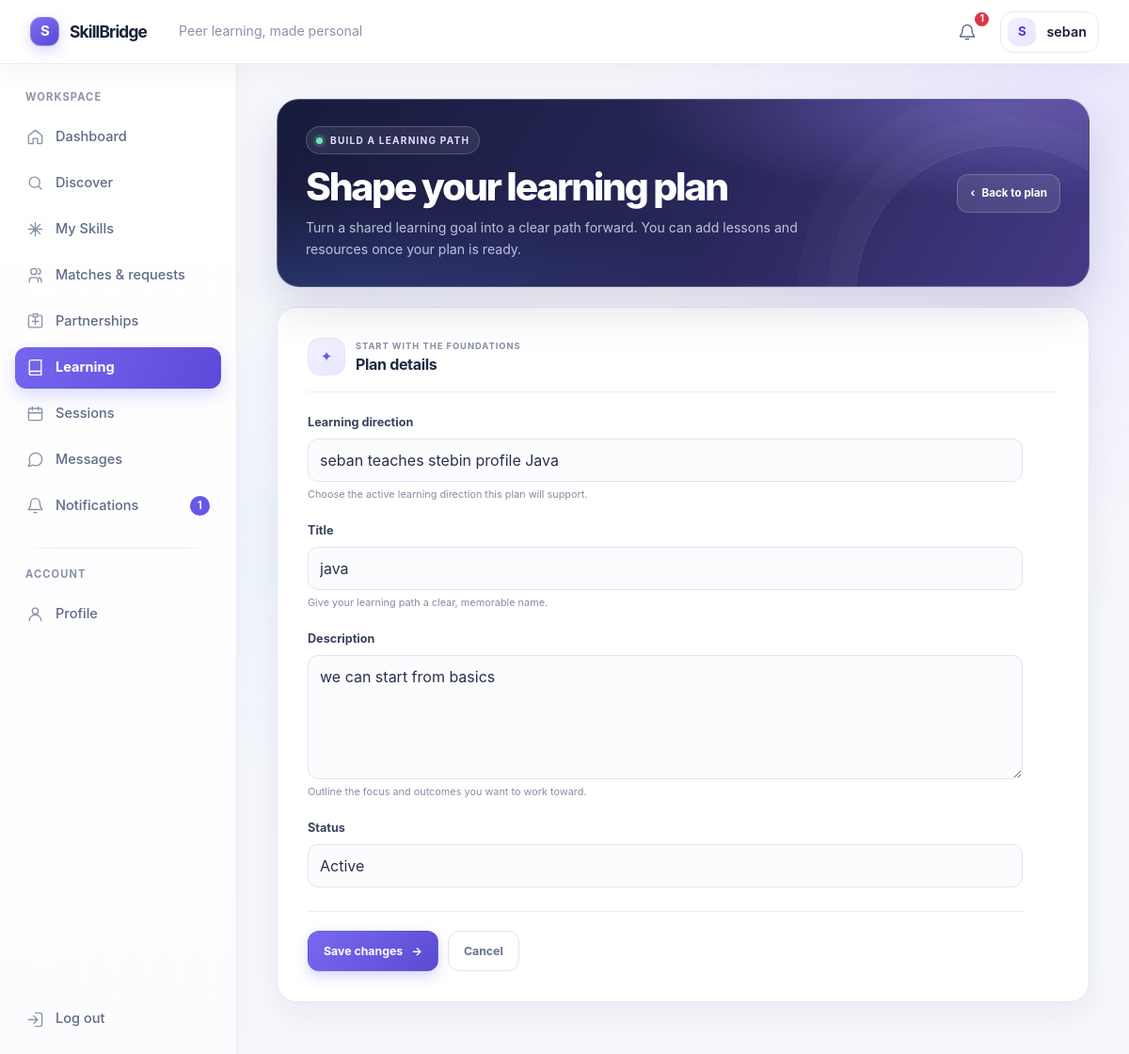
The page /learning/plans/1/edit/ (signed in) on the database its author committed.
### accounts/models.py (models this page shows, shortened)
class User(AbstractUser):
    class Role(models.TextChoices):
        STUDENT = 'STUDENT', 'Student'
        ADMIN = 'ADMIN', 'Admin'
    role = models.CharField(max_length=10, choices=Role.choices, default=Role.STUDENT)
    objects = SkillBridgeUserManager()

### learning/models.py (models this page shows, shortened)
class LearningPlan(models.Model):
	class Status(models.TextChoices):
		DRAFT = 'DRAFT', 'Draft'
		ACTIVE = 'ACTIVE', 'Active'
		COMPLETED = 'COMPLETED', 'Completed'
		CANCELLED = 'CANCELLED', 'Cancelled'
	learning_direction = models.ForeignKey(
		LearningDirection,
		on_delete=models.CASCADE,
		related_name='learning_plans',
	)
	title = models.CharField(max_length=160)
	description = models.TextField(blank=True)
	created_by = models.ForeignKey(
		settings.AUTH_USER_MODEL,
		on_delete=models.PROTECT,
		related_name='created_learning_plans',
	)
	status = models.CharField(max_length=10, choices=Status.choices, default=Status.DRAFT)
	created_at = models.DateTimeField(auto_now_add=True)
	updated_at = models.DateTimeField(auto_now=True)
	class Meta:
		ordering = ('created_at', 'pk')

### learning/views.py (the view)
# urls.py: path('plans/<int:pk>/edit/', LearningPlanUpdateView.as_view(), name='plan-edit'),
class LearningPlanUpdateView(StudentRequiredMixin, TeacherPlanQuerysetMixin, UpdateView):
	model = LearningPlan
	form_class = LearningPlanForm
	template_name = 'learning/plan_form.html'
	success_url = reverse_lazy('learning:directions')
	def get_form_kwargs(self):
		kwargs = super().get_form_kwargs()
		kwargs['teacher'] = self.request.user
		return kwargs

### templates/learning/plan_form.html (shortened to what this page needs)
{% extends 'base.html' %}
{% block content %}
<main class="learning-plan-form-page mx-auto">
    <header class="learning-plan-form-hero">
        <div>
            <p class="learning-plan-form-eyebrow"><span aria-hidden="true"></span> BUILD A LEARNING PATH</p>
            <h1>{% if object %}Shape your learning plan{% else %}Create a learning plan{% endif %}</h1>
            <p>Turn a shared learning goal into a clear path forward. You can add lessons and resources once your plan is ready.</p>
        </div>
        <a class="learning-plan-back-link" href="{% if object %}{% url 'learning:plan-detail' object.pk %}{% else %}{% url 'learning:directions' %}{% endif %}">
            <span aria-hidden="true">‹</span> {% if object %}Back to plan{% else %}My learning{% endif %}
        </a>
    </header>
    <section class="learning-plan-form-card">
        <div class="learning-plan-form-card-heading">
            <span class="learning-plan-form-icon" aria-hidden="true">✦</span>
            <div><p>START WITH THE FOUNDATIONS</p><h2>Plan details</h2></div>
        </div>
        <form method="post" novalidate class="learning-plan-form">
        {% for field in form %}
            <div class="learning-plan-form-field{% if field.errors %} has-errors{% endif %}">
                <label class="form-label" for="{{ field.id_for_label }}">{{ field.label }}</label>
                {{ field }}
                {% if field.name == 'learning_direction' %}<div class="learning-plan-field-hint">Choose the active learning direction this plan will support.</div>{% endif %}
                {% if field.name == 'title' %}<div class="learning-plan-field-hint">Give your learning path a clear, memorable name.</div>{% endif %}
                {% if field.name == 'description' %}<div class="learning-plan-field-hint">Outline the focus and outcomes you want to work toward.</div>{% endif %}
            </div>
        {% endfor %}
        <div class="learning-plan-form-actions">
            <button class="learning-plan-submit-button" type="submit">{% if object %}Save changes{% else %}Create learning plan{% endif %}<span aria-hidden="true">→</span></button>
            <a class="learning-plan-cancel-button" href="{% if object %}{% url 'learning:plan-detail' object.pk %}{% else %}{% url 'learning:directions' %}{% endif %}">Cancel</a>
        </div>
        </form>
    </section>
</main>
{% endblock %}

### templates/base.html (shortened to what this page needs)
{% load static %}
<!doctype html>
<html lang="en">
<head>
    <link href="https://cdn.jsdelivr.net/npm/bootstrap@5.3.3/dist/css/bootstrap.min.css" rel="stylesheet">
    <link href="{% static 'css/base.css' %}" rel="stylesheet">
    <link href="{% static 'css/layout.css' %}?v=20261005-2" rel="stylesheet">
    <link href="{% static 'css/components.css' %}" rel="stylesheet">
    <link href="{% static 'css/forms.css' %}" rel="stylesheet">
    <link href="{% static 'css/auth.css' %}" rel="stylesheet">
    <link href="{% static 'css/profile.css' %}?v=20261005-2" rel="stylesheet">
    <link href="{% static 'css/skills.css' %}?v=20261005-1" rel="stylesheet">
    <link href="{% static 'css/matching.css' %}?v=20261005-3" rel="stylesheet">
    <link href="{% static 'css/learning.css' %}?v=20261005-5" rel="stylesheet">
    <link href="{% static 'css/chat.css' %}?v=20261005-1" rel="stylesheet">
    <link href="{% static 'css/notifications.css' %}?v=20261005-1" rel="stylesheet">
    <link href="{% static 'css/responsive.css' %}" rel="stylesheet">
</head>
<body class="{% if user.is_authenticated %}app-body{% else %}public-body{% endif %}{% if request.resolver_match.url_name == 'home' and user.is_authenticated and user.role == 'STUDENT' %} student-dashboard-body{% endif %}">
{% if user.is_authenticated %}
    <div class="app-frame">
        <header class="topbar">
            <div class="topbar-main">
                <a class="brand" href="{% url 'home' %}" aria-label="SkillBridge home">
                    <span class="brand-symbol" aria-hidden="true">S</span>
                    <span>SkillBridge</span>
                </a>
                <span class="topbar-context">{% block page_context %}Peer learning, made personal{% endblock %}</span>
            </div>
            <div class="topbar-actions">
                {% if user.role == 'STUDENT' %}
                    <a class="icon-button notification-button" href="{% url 'notifications' %}" aria-label="Notifications{% if unread_notification_count %}, {{ unread_notification_count }} unread{% endif %}">
                        <svg viewBox="0 0 24 24" aria-hidden="true"><path d="M18 9a6 6 0 0 0-12 0c0 7-3 7-3 9h18c0-2-3-2-3-9M10 21h4"/></svg>
                        {% if unread_notification_count %}<span class="badge text-bg-danger notification-dot" aria-label="{{ unread_notification_count }} unread notifications">{{ unread_notification_count }}</span>{% endif %}
                    </a>
                    <a class="profile-chip" href="{% url 'profile-detail' %}">
                        {% if user.student_profile.profile_photo %}
                            <img class="avatar avatar-photo" src="{{ user.student_profile.profile_photo.url }}" alt="">
                        {% else %}
                            <span class="avatar" aria-hidden="true">{{ user.username|first|upper }}</span>
                        {% endif %}
                        <span class="profile-chip-name">{{ user.username }}</span>
                    </a>
                {% elif user.role == 'ADMIN' %}
                    <a class="profile-chip" href="{% url 'admin_dashboard:overview' %}">
                        <span class="avatar" aria-hidden="true">{{ user.username|first|upper }}</span>
                        <span class="profile-chip-name">{{ user.username }}</span>
                    </a>
                {% endif %}
            </div>
        </header>
        <aside class="sidebar" id="app-sidebar" aria-label="Main navigation">
            <div class="sidebar-inner">
                {% if user.role == 'STUDENT' %}
                    <p class="sidebar-label">Workspace</p>
                    <nav class="sidebar-nav">
                        <a class="sidebar-link {% if request.resolver_match.url_name == 'home' %}is-active{% endif %}" href="{% url 'home' %}" {% if request.resolver_match.url_name == 'home' %}aria-current="page"{% endif %}>
                            <svg viewBox="0 0 24 24" aria-hidden="true"><path d="m3 10 9-7 9 7v10a1 1 0 0 1-1 1h-5v-7H9v7H4a1 1 0 0 1-1-1z"/></svg><span>Dashboard</span>
                        </a>
                        <a class="sidebar-link " href="{% url 'matching:index' %}" >
                            <svg viewBox="0 0 24 24" aria-hidden="true"><circle cx="11" cy="11" r="7"/><path d="m20 20-4-4"/></svg><span>Discover</span>
                        </a>
                        <a class="sidebar-link {% if request.resolver_match.namespace == 'skills' %}is-active{% endif %}" href="{% url 'skills:index' %}" {% if request.resolver_match.namespace == 'skills' %}aria-current="page"{% endif %}>
                            <svg viewBox="0 0 24 24" aria-hidden="true"><path d="M12 3v18M3 12h18M5.6 5.6l12.8 12.8m0-12.8L5.6 18.4"/></svg><span>My Skills</span>
                        </a>
                        <a class="sidebar-link " href="{% url 'matching:requests' %}" >
                            <svg viewBox="0 0 24 24" aria-hidden="true"><path d="M16 21v-2a4 4 0 0 0-4-4H8a4 4 0 0 0-4 4v2m6-10a4 4 0 1 0 0-8 4 4 0 0 0 0 8m10 10v-2a4 4 0 0 0-3-3.87m-1-12.13a4 4 0 0 1 0 7.75"/></svg><span>Matches &amp; requests</span>
                        </a>
                        <a class="sidebar-link " href="{% url 'matching:partnerships' %}" >
                            <svg viewBox="0 0 24 24" aria-hidden="true"><path d="M8 12h8m-4-4v8M7 4H5a2 2 0 0 0-2 2v12a2 2 0 0 0 2 2h14a2 2 0 0 0 2-2V6a2 2 0 0 0-2-2h-2M9 2h6v4H9z"/></svg><span>Partnerships</span>
                        </a>
                        <a class="sidebar-link {% if request.resolver_match.namespace == 'learning' and request.resolver_match.url_name != 'sessions' and request.resolver_match.url_name != 'session-detail' and request.resolver_match.url_name != 'session-edit' and request.resolver_match.url_name != 'session-add' and request.resolver_match.url_name != 'session-delete' and request.resolver_match.url_name != 'session-status' %}is-active{% endif %}" href="{% url 'learning:directions' %}" {% if request.resolver_match.namespace == 'learning' and request.resolver_match.url_name != 'sessions' and request.resolver_match.url_name != 'session-detail' and request.resolver_match.url_name != 'session-edit' and request.resolver_match.url_name != 'session-add' and request.resolver_match.url_name != 'session-delete' and request.resolver_match.url_name != 'session-status' %}aria-current="page"{% endif %}>
                            <svg viewBox="0 0 24 24" aria-hidden="true"><path d="M4 19.5A2.5 2.5 0 0 1 6.5 17H20M6.5 2H20v20H6.5A2.5 2.5 0 0 1 4 19.5v-15A2.5 2.5 0 0 1 6.5 2Z"/></svg><span>Learning</span>
                        </a>
                        <a class="sidebar-link " href="{% url 'learning:sessions' %}" >
                            <svg viewBox="0 0 24 24" aria-hidden="true"><rect x="3" y="5" width="18" height="16" rx="2"/><path d="M16 3v4M8 3v4M3 11h18"/></svg><span>Sessions</span>
                        </a>
                        <a class="sidebar-link {% if request.resolver_match.namespace == 'chat' %}is-active{% endif %}" href="{% url 'chat:chat-list' %}" {% if request.resolver_match.namespace == 'chat' %}aria-current="page"{% endif %}>
                            <svg viewBox="0 0 24 24" aria-hidden="true"><path d="M21 11.5a8.4 8.4 0 0 1-.9 3.8 8.5 8.5 0 0 1-7.6 4.7 8.4 8.4 0 0 1-3.8-.9L3 21l1.9-5.7a8.4 8.4 0 0 1-.9-3.8A8.5 8.5 0 0 1 8.7 3.9a8.4 8.4 0 0 1 3.8-.9h.5a8.5 8.5 0 0 1 8 8z"/></svg><span>Messages</span>
                        </a>
                        <a class="sidebar-link " href="{% url 'notifications' %}" >
                            <svg viewBox="0 0 24 24" aria-hidden="true"><path d="M18 8a6 6 0 0 0-12 0c0 7-3 7-3 9h18c0-2-3-2-3-9m-8 13h4"/></svg><span>Notifications</span>
                            {% if unread_notification_count %}<span class="sidebar-count">{{ unread_notification_count }}</span>{% endif %}
                        </a>
                    </nav>
                    <div class="sidebar-divider"></div>
                    <p class="sidebar-label">Account</p>
                    <nav class="sidebar-nav">
                        <a class="sidebar-link " href="{% url 'profile-detail' %}" >
                            <svg viewBox="0 0 24 24" aria-hidden="true"><circle cx="12" cy="8" r="4"/><path d="M4 21a8 8 0 0 1 16 0"/></svg><span>Profile</span>
                        </a>
                    </nav>
                {% endif %}
                <div class="sidebar-footer">
                    <form method="post" action="{% url 'logout' %}">
                        <button class="sidebar-link sidebar-logout" type="submit">
                            <svg viewBox="0 0 24 24" aria-hidden="true"><path d="M10 17l5-5-5-5m5 5H3m9-9h6a3 3 0 0 1 3 3v12a3 3 0 0 1-3 3h-6"/></svg><span>Log out</span>
                        </button>
                    </form>
                </div>
            </div>
        </aside>
        <main class="main-area">
            <div class="content-wrap">
{% endif %}
{% block content %}{% endblock %}
{% if user.is_authenticated %}
            </div>
        </main>
    </div>
{% else %}
    </main>
    {% if request.resolver_match.url_name == 'home' %}
    <script src="{% static 'js/app.js' %}" defer></script>
    {% endif %}
{% endif %}
</body>
</html>

### rows shown on the page
User: username|first "S", username "seban"
LearningPlan: form "seban teaches stebin profile Java" "java" "we can start from basics" "Active"

### other values the page prints
{{ unread_notification_count }} "1"
{{ field.label }} "Learning direction" "Title" "Description" "Status"
